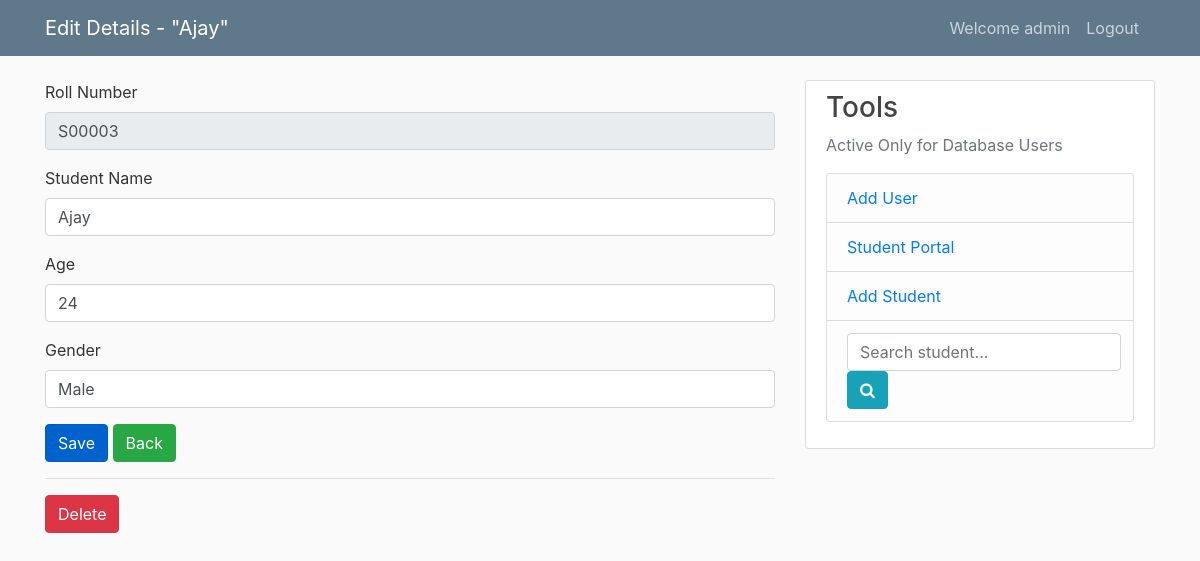
Screenshot of /student/3/update (signed in) with the database file from the repository.
### tables this page shows
CREATE TABLE student (
  id INTEGER PRIMARY KEY AUTOINCREMENT,
  name TEXT NOT NULL,
  age TEXT NOT NULL,
  gender CHAR(6) NOT NULL,
  add_date TIMESTAMP NOT NULL DEFAULT CURRENT_TIMESTAMP
);

CREATE TABLE user (
  id INTEGER PRIMARY KEY AUTOINCREMENT,
  username TEXT UNIQUE NOT NULL,
  password TEXT NOT NULL
);

### student/student.py (the view, shortened to what this page needs)
@bp.route('/<int:id>/update', methods=('GET', 'POST'))
@login_required
def update(id):
    student = get_students(id)
    return render_template('student/update.html', student=student)

### student/auth.py (called while the page is built)
@bp.before_app_request
def load_logged_in_user():
    user_id = session.get('user_id')
    if user_id is None:
        g.user = None
    else:
        g.user = get_db().execute(
            'SELECT * FROM user WHERE id = ?', (user_id,)
        ).fetchone()

def login_required(view):
    @functools.wraps(view)
    def wrapped_view(**kwargs):
        if g.user is None:
            return redirect(url_for('auth.login'))
        return view(**kwargs)
    return wrapped_view

### student/student.py (called while the page is built)
def get_students(id):
    student = get_db().execute(
        'SELECT id, "S0000" || CAST( id AS TEXT)  AS roll_number, name, age, gender, add_date '
        ' FROM student WHERE id=?',
        (id,)
    ).fetchone()
    if student is None:
        abort(404, "Post id {0} doesn't exist.".format(id))
    return student

### student/student_db.py (called while the page is built)
def get_db():
    if 'db' not in g:
        g.db = sqlite3.connect(
            current_app.config['DATABASE'],
            detect_types=sqlite3.PARSE_DECLTYPES
        )
        g.db.row_factory = sqlite3.Row
    return g.db

### student/templates/student/update.html
{% extends 'base.html' %}
{% block header %}
  {% block title %}Edit Details - "{{ student['name'] }}"{% endblock %}
{% endblock %}
{% block content %}
    <form method='post'>
       <div class="form-group">
          <label for="roll"> Roll Number </label>
          <input type="text" class="form-control" name="roll" id="roll" value="{{ student['roll_number'] }}" disabled>
        </div>
        <div class="form-group">
          <label for="name"> Student Name </label>
          <input type="text" class="form-control" name="name" id="name" value="{{ request.form['name'] or student['name'] }}" placeholder="name">
        </div>
        <div class="form-group">
          <label for="name"> Age </label>
          <input type="number" class="form-control" name="age" id="age" value="{{ request.form['age'] or student['age'] }}" min="1" max="99">
        </div>
        <div class="form-group">
          <label for="gender"> Gender </label>
          <input type="text" class='form-control' name="gender" id="gender" value="{{ request.form['gender'] or student['gender'] }}">
        </div>
        <button type="submit" class="btn btn-primary active">Save</button>
        <a href="{{ url_for('student.index') }}" class="btn btn-success"> Back </a>
    </form>
    <hr>
    <form action="{{ url_for('student.delete', id=student['id']) }}" method="post">
      <input class="btn btn-danger" type="submit" value="Delete" onclick="return confirm('Are you sure?');">
    </form>
{% endblock content %}

### student/templates/base.html (shortened to what this page needs)
<!doctype html>
<html lang="en">
  <head>
    <link rel="stylesheet" href="https://cdnjs.cloudflare.com/ajax/libs/font-awesome/4.7.0/css/font-awesome.min.css">
    <link rel="stylesheet" href="https://maxcdn.bootstrapcdn.com/bootstrap/4.0.0/css/bootstrap.min.css">
    <link rel="stylesheet" href="{{ url_for('static', filename='style.css') }}">
  </head>
  <body>
    <header class="site-header">
          <nav class="navbar navbar-expand-md navbar-dark bg-steel fixed-top">
            <div class="container">
              <a class="navbar-brand mr-4" href="{{ url_for('auth.login')}}">{% block header %}{% endblock %}</a>
              <div class="collapse navbar-collapse" id="navbarToggle">
                {% if g.user %}
                  <div class="navbar-nav mr-sm-2">
                    <a class="nav-item nav-link" href="#"><span> Welcome {{ g.user['username'] }}</span></a>
                    <a class="nav-item nav-link" href="{{ url_for('auth.logout') }}">Logout</a>
                  </div>
                {% endif %}
              </div>
            </div>
          </nav>
    </header>
    <main role="main" class="container">
          <div class="row">
            <div class="col-md-8">
              {% block content %}{% endblock %}
            </div>
            <div class="col-md-4">
              <div class="content-section">
                <h3> Tools </h3>
                <p class='text-muted'>Active Only for Database Users
                  {% if g.user %}
                    <ul class="list-group">
                      <li class="list-group-item list-group-item-light">
                        <a href="{{ url_for('auth.adduser') }}">Add User</a>
                      </li>
                      <li class="list-group-item list-group-item-light">
                        <a href="{{ url_for('student.index') }}"> Student Portal </a>
                      </li>
                      <li class="list-group-item list-group-item-light">
                        <a href="{{ url_for('student.create') }}"> Add Student </a>
                      </li>
                      <li class="list-group-item list-group-item-light">
                        <div class='search'>
                          <form method="get" action='/student/search' class="form-inline">
                            <input type="text" name="search" class="form-control" value="{{ request.form['search'] }}" placeholder="Search student...">
                            <button class="btn btn-info" type="submit"><i class="fa fa-search"></i></button>
                          </form>
                        </div>
                      </li>
                    </ul>
                  {% endif %}
                </p>
              </div>
            </div>
          </div>
    </main>
  </body>
</html>

### student/static/style.css (style rules this page uses)
body { background: #fafafa; color: #333333; margin-top: 5rem; }
h1, h2, h3, h4, h5, h6 { color: #444444; }
ul { margin: 0; }
.bg-steel { background-color: #5f788a; }
.site-header .navbar-nav .nav-link { color: #cbd5db; }
.content-section { background: #ffffff; padding: 10px 20px; border: 1px solid #dddddd; border-radius: 3px; margin-bottom: 20px; }

### rows the page displays
student: name "Ajay", age "24", gender "Male"
user: user.username "admin"
